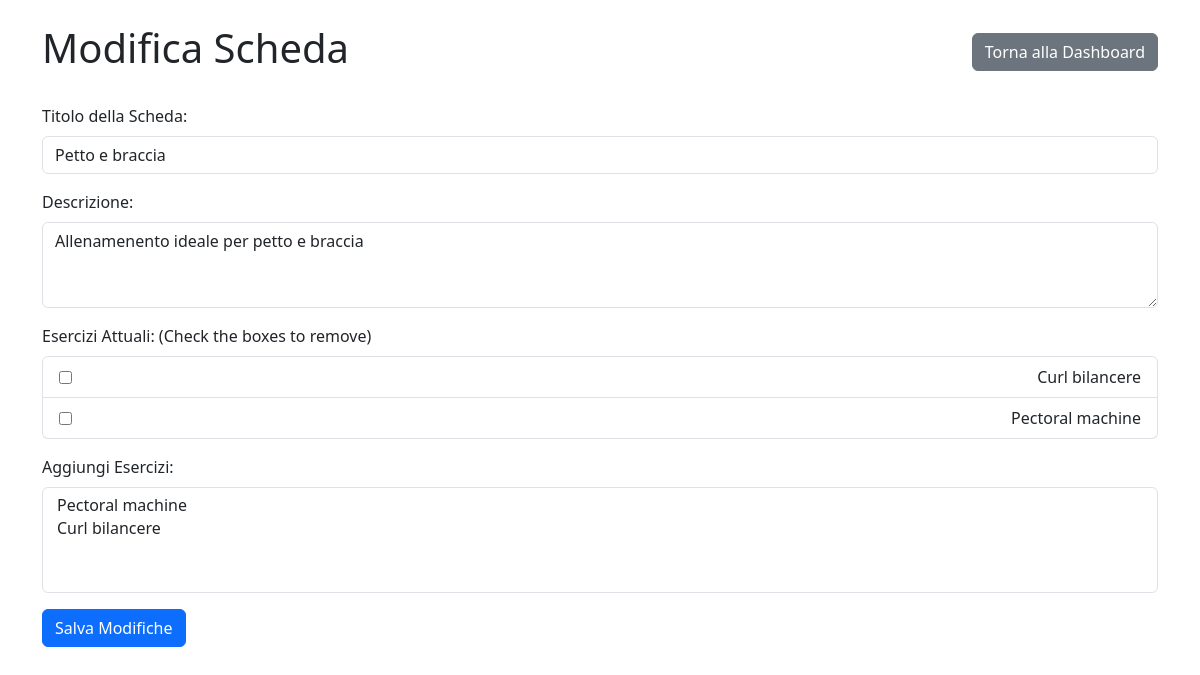
The app's page /views/modify_scheda.php?id=2 (signed in) with its own data.
### tables this page shows
CREATE TABLE `scheda` (
  `id_scheda` int(11) NOT NULL,
  `id_utente` int(11) NOT NULL,
  `titolo` text NOT NULL,
  `descrizione` text NOT NULL
);

CREATE TABLE `esercizo` (
  `id_esercizio` int(11) NOT NULL,
  `nome` text NOT NULL,
  `descrizione` text NOT NULL,
  `serie_predefinite` int(11) NOT NULL,
  `ripetizioni_predefinite` int(11) NOT NULL,
  `id_tipo` int(11) NOT NULL,
  `id_descrizionee` int(11) NOT NULL
);

### views/modify_scheda.php (the view, shortened to what this page needs)
<?php
include '../config/db.php';
$schedaId = $_GET['id'];
try {
    $stmt = $conn->prepare("SELECT * FROM scheda WHERE id_scheda = :schedaId");
    $stmt->execute([':schedaId' => $schedaId]);
    $scheda = $stmt->fetch(PDO::FETCH_ASSOC);
    $stmtExercises = $conn->prepare("SELECT e.id_esercizio, e.nome FROM carico c JOIN esercizo e ON c.id_esercizio = e.id_esercizio WHERE c.id_scheda = :schedaId");
    $stmtExercises->execute([':schedaId' => $schedaId]);
    $currentExercises = $stmtExercises->fetchAll(PDO::FETCH_ASSOC);
    $stmtAllExercises = $conn->query("SELECT id_esercizio, nome FROM esercizo");
    $allExercises = $stmtAllExercises->fetchAll(PDO::FETCH_ASSOC);
} catch (PDOException $e) {
    die("Errore nel recupero della scheda: " . $e->getMessage());
}
?>
<!DOCTYPE html>
<html lang="it">
<head>
    <link href="https://cdn.jsdelivr.net/npm/bootstrap@5.3.0/dist/css/bootstrap.min.css" rel="stylesheet">
</head>
<body class="container py-4">
<div class="d-flex justify-content-between align-items-center mb-4">
        <h1>Modifica Scheda</h1>
        <a href="dashboard.php" class="btn btn-secondary">Torna alla Dashboard</a>
    </div>
    <form method="POST" action="../handlers/modifySchedaHandler.php">
        <div class="mb-3">
            <label for="title" class="form-label">Titolo della Scheda:</label>
            <input type="text" id="title" name="title" class="form-control" value="<?= htmlspecialchars($scheda['titolo']) ?>" required>
        </div>
        <div class="mb-3">
            <label for="description" class="form-label">Descrizione:</label>
            <textarea id="description" name="description" class="form-control" rows="3" required><?= htmlspecialchars($scheda['descrizione']) ?></textarea>
        </div>
        <div class="mb-3">
            <label for="exercises" class="form-label">Esercizi Attuali: (Check the boxes to remove)</label>
            <ul class="list-group">
                <?php foreach ($currentExercises as $exercise): ?>
                    <li class="list-group-item d-flex justify-content-between align-items-center">
                        <input type="checkbox" name="remove_exercises[]" value="<?= htmlspecialchars($exercise['id_esercizio']) ?>">
                        <?= htmlspecialchars($exercise['nome']) ?>
                    </li>
                <?php endforeach; ?>
            </ul>
        </div>
        <div class="mb-3">
            <label for="add_exercises" class="form-label">Aggiungi Esercizi:</label>
            <select id="add_exercises" name="add_exercises[]" class="form-select" multiple>
                <?php foreach ($allExercises as $exercise): ?>
                    <option value="<?= htmlspecialchars($exercise['id_esercizio']) ?>"><?= htmlspecialchars($exercise['nome']) ?></option>
                <?php endforeach; ?>
            </select>
        </div>
        <button type="submit" class="btn btn-primary">Salva Modifiche</button>
    </form>
</body>
</html>

### records on screen
scheda: title "Petto e braccia", description "Allenamenento ideale per petto e braccia"
esercizo: nome "Curl bilancere", $exercise['id_esercizio'] 3 (drawn)
esercizo: nome "Pectoral machine", $exercise['id_esercizio'] 2 (drawn)
